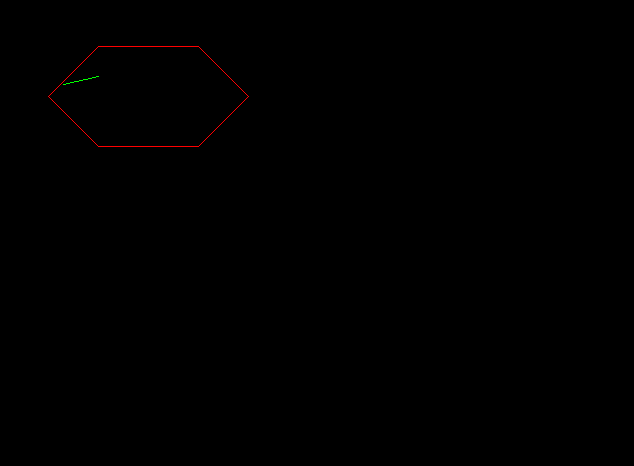

The script that drew this image:
import PIL.ImageDraw as ID, PIL.Image as Image
import numpy as np

im = Image.new("RGB", (640, 480))
im1 = Image.new("RGB", (640, 480))
draw = ID.Draw(im)
draw2 = ID.Draw(im1)
draw.polygon((200, 50, 250, 100, 200, 150, 100, 150, 50, 100, 100, 50), outline=255)
draw2.polygon((200, 50, 250, 100, 200, 150, 100, 150, 50, 100, 100, 50), outline=255)
vertices = [[200, 50], [250, 100], [200, 150], [100, 150], [50, 100], [100, 50]]
n = 6


def dot(x1, y1, x2, y2):
    return x1 * x2 + y1 * y2


def CyrusBeckLineClipping(x1, y1, x2, y2):
    normal = [[0, 0], [0, 0], [0, 0], [0, 0], [0, 0], [0, 0]]

    for i in range(0, n):
        normal[i][1] = vertices[(i + 1) % n][0] - vertices[i][0]
        normal[i][0] = vertices[i][1] - vertices[(i + 1) % n][1]

    dx = x2 - x1
    dy = y2 - y1

    dp1e = [[0, 0], [0, 0], [0, 0], [0, 0], [0, 0], [0, 0]]

    for i in range(0, n):
        dp1e[i][0] = vertices[i][0] - x1
        dp1e[i][1] = vertices[i][1] - y1

    numerator = [0, 0, 0, 0, 0, 0]
    denominator = [0, 0, 0, 0, 0, 0]

    for i in range(0, n):
        numerator[i] = dot(normal[i][0], normal[i][1], dp1e[i][0], dp1e[i][1])
        denominator[i] = dot(normal[i][0], normal[i][1], dx, dy)

    t = [0, 0, 0, 0, 0, 0]
    tE = np.array([0])
    tL = np.array([1])

    for i in range(0, n):
        t[i] = float(numerator[i]) / float(denominator[i])
        if denominator[i] > 0:
            tE = np.append(tE, t[i])
        else:
            tL = np.append(tL, t[i])

    temp0 = np.amax(tE)
    temp1 = np.amin(tL)

    if temp0 > temp1:
        return

    New_X1 = float(x1) + float(dx) * float(temp0)
    New_Y1 = float(y1) + float(dy) * float(temp0)
    New_X2 = float(x1) + float(dx) * float(temp1)
    New_Y2 = float(y1) + float(dy) * float(temp1)
    draw2.line((New_X1, New_Y1, New_X2, New_Y2), fill=(0, 255, 0))


def clippingProcess(x1, y1, x2, y2):
    draw.line((x1, y1, x2, y2), fill=(0, 255, 0)) #color of the line
    CyrusBeckLineClipping(x1, y1, x2, y2)

if __name__ == '__main__':
    x1 = int(input("x1: "))
    y1 = int(input("y1: "))
    x2 = int(input("x2: "))
    y2 = int(input("y2: "))

    clippingProcess(x1, y1, x2, y2)
    im.show()
    im.save('Before clipping using Cyrus-Beck.png')
    im1.show()
    im1.save('After clipping using Cyrus-Beck.png')
